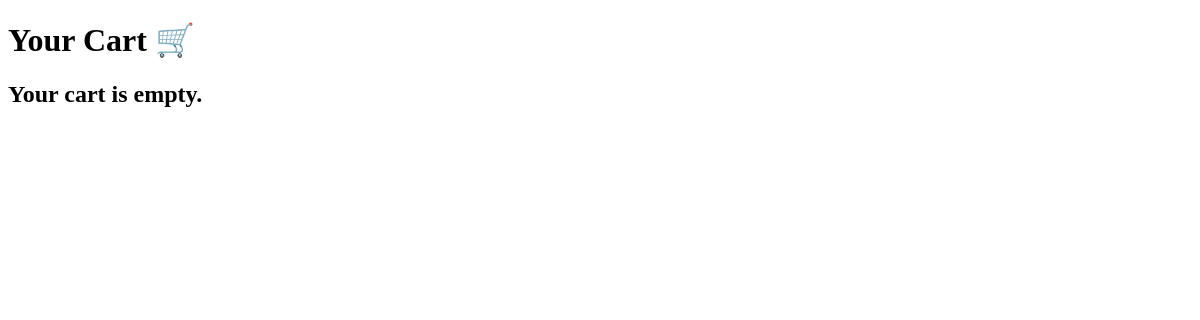
The page /cart/ (signed in) on the database as committed earlier.
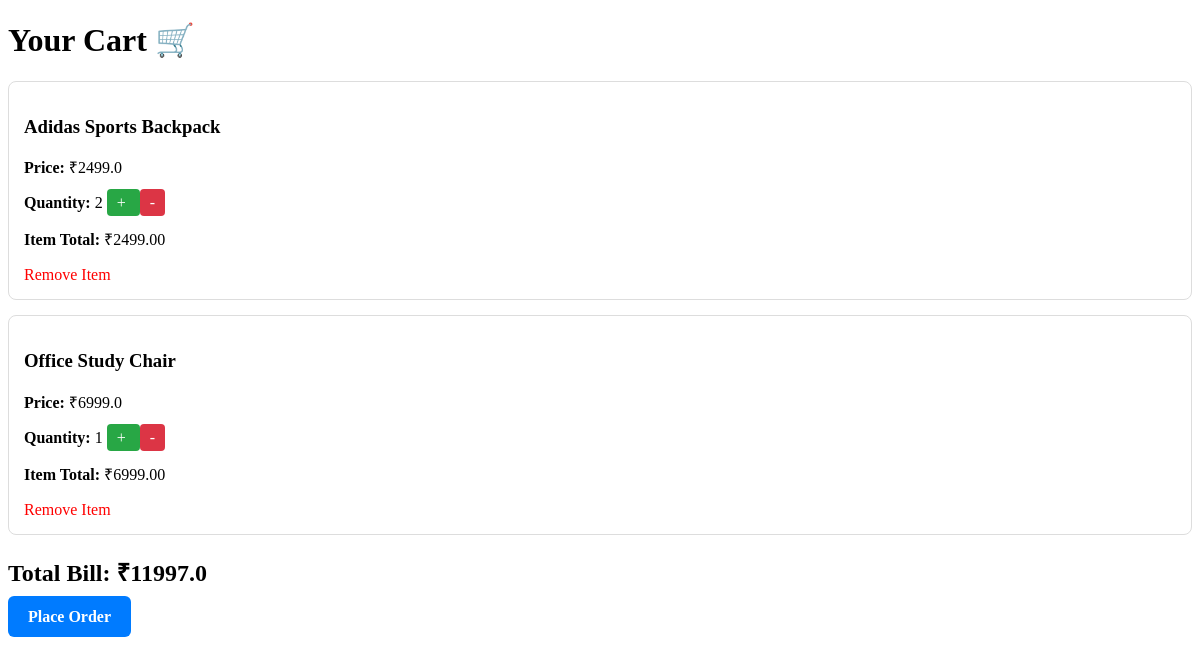
The same page on the database as committed later.
### store/models.py (models this page shows, shortened)
class Cart(models.Model):
    user = models.ForeignKey(User, on_delete=models.CASCADE)
    product = models.ForeignKey(Product, on_delete=models.CASCADE)
    quantity = models.IntegerField(default=1)

class Product(models.Model):
    name = models.CharField(max_length=200)
    description = models.TextField(blank=True, null=True)
    price = models.FloatField()
    image = models.URLField(blank=True, null=True)

### store/views.py (the view)
# urls.py: path('cart/', views.cart_view, name='cart'),
@login_required
def cart_view(request):
    cart_items = Cart.objects.filter(user=request.user)
    total = sum(item.product.price * item.quantity for item in cart_items)
    return render(request, 'cart.html', {
        'cart_items': cart_items,
        'total': total
    })

### store/templates/cart.html (shortened to what this page needs)
<!DOCTYPE html>
<html>
<head>
</head>
<body>
    <h1>Your Cart 🛒</h1>
    {% if cart_items %}
        {% for item in cart_items %}
            <div style="border:1px solid #ddd;padding:15px;margin-bottom:15px;border-radius:8px;">
                <h3>{{ item.product.name }}</h3>
                <p><strong>Price:</strong> ₹{{ item.product.price }}</p>
                <p>
                    <strong>Quantity:</strong> {{ item.quantity }}
                    <a href="{% url 'increase' item.id %}"
                       style="padding:5px 10px;text-decoration:none;background:#28a745;color:white;border-radius:4px;">
                        +
                    </a>
                    <a href="{% url 'decrease' item.id %}"
                       style="padding:5px 10px;text-decoration:none;background:#dc3545;color:white;border-radius:4px;">
                        -
                    </a>
                </p>
                <p>
                    <strong>Item Total:</strong>
                    ₹{{ item.product.price|floatformat:2 }}
                </p>
                <a href="{% url 'remove' item.id %}"
                   style="color:red;text-decoration:none;">
                    Remove Item
                </a>
            </div>
        {% endfor %}
        <h2>Total Bill: ₹{{ total }}</h2>
        <a href="{% url 'place_order' %}"
           style="
                background:#007bff;
                color:white;
                padding:12px 20px;
                text-decoration:none;
                border-radius:6px;
                font-weight:bold;
           ">
            Place Order
        </a>
    {% else %}
        <h2>Your cart is empty.</h2>
    {% endif %}
</body>
</html>

Rows that differ between the two databases and show on the page:
added Cart: product.name "Adidas Sports Backpack", product.price "2499.0", quantity "2", product.price "2499.00"
added Cart: product.name "Office Study Chair", product.price "6999.0", quantity "1", product.price "6999.00"
Other text that changed with them:
{{ total }}: (not shown) → "11997.0"
text no longer shown: "Your cart is empty."
text now shown: "Total Bill: ₹ Place Order"
